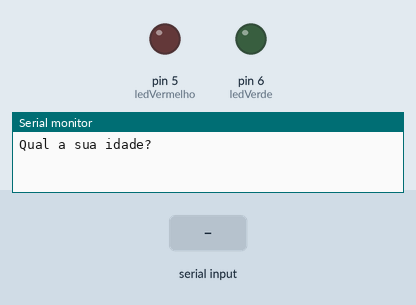
This sketch was run on a simulated Arduino Uno, built with avr-gcc and run on an emulated ATmega328P. Shown: output pins drawn as LEDs (lit = HIGH), the last lines printed to the serial monitor. The inputs (shaded band) are chosen by the test bench.

Above: at 1.2 s.
1.3 s: "90,45\n" received over Serial
At 3.3 s:
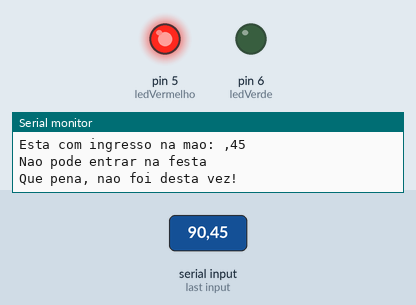
3.8 s: "5\n" received over Serial
Timing chart, 0 to 6.8 s (numbered marks = the images above; inputs shaded):
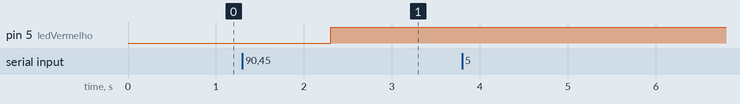

The sketch:

Condicionais_EX02.ino
```cpp
/*

Faça um programa que pergunte ao usuário sua idade e se ele tem ingresso.

Após validação, exiba a mensagem se ele pode entrar na festa ou não.

OBS: Condição para entrar na festa é ter o ingresso e ser maior de idade

---
Logo em seguida altere o programa para acender um led caso o usuário possa entrar na festa,
caso contrário acenda um led vermelho

*/


// C++ code
//Variáveis
int ledVermelho = 5;
int ledVerde = 6;


int idade = 0;
String ingresso = "sim";

//_Àrea de configuração do arduíno
//Roda apenas uma vez antes do loop
void setup()
{
  pinMode(ledVermelho, OUTPUT);// configura o led vermelho como saída
  pinMode(ledVerde, OUTPUT);// configura o led verdeo como saída
  Serial.begin(9600);
}

void loop()
{
  //Entrada
  //Perguntar a idade
  Serial.println("Qual a sua idade?");
  while( !Serial.available() ){}
  idade = Serial.parseInt();

  //Perguntar se tem o ingresso
    Serial.println("Ganhou ingresso? sim/nao");
  	while( !Serial.available() ){}
  	ingresso = Serial.readString();

  	Serial.println("Idade: " + String(idade) );
   	Serial.println("Esta com ingresso na mao: " + ingresso);

  if( idade >= 18 && ingresso == "sim" ){
    digitalWrite(ledVerde, HIGH);//acende o verde
    digitalWrite(ledVermelho, LOW);//acende o vermelho
  	//bloquinho do sim (true)
    Serial.print( "Parabens.. ");
    Serial.println( "Espero que voce curta a festa");
    Serial.println( "Serah nesta sexta!!");
  } else {
    digitalWrite(ledVerde, LOW);//apaga o verde
    digitalWrite(ledVermelho, HIGH);//apaga o vermelho
  	//bloquinho do não (false)
    Serial.println( "Nao pode entrar na festa");
    Serial.println( "Que pena, nao foi desta vez!");
  }


  delay(1000);
}
```

Measured:
- after the input at 1.3 s, pin 5 (ledVermelho): LOW → HIGH after 1.0 s
